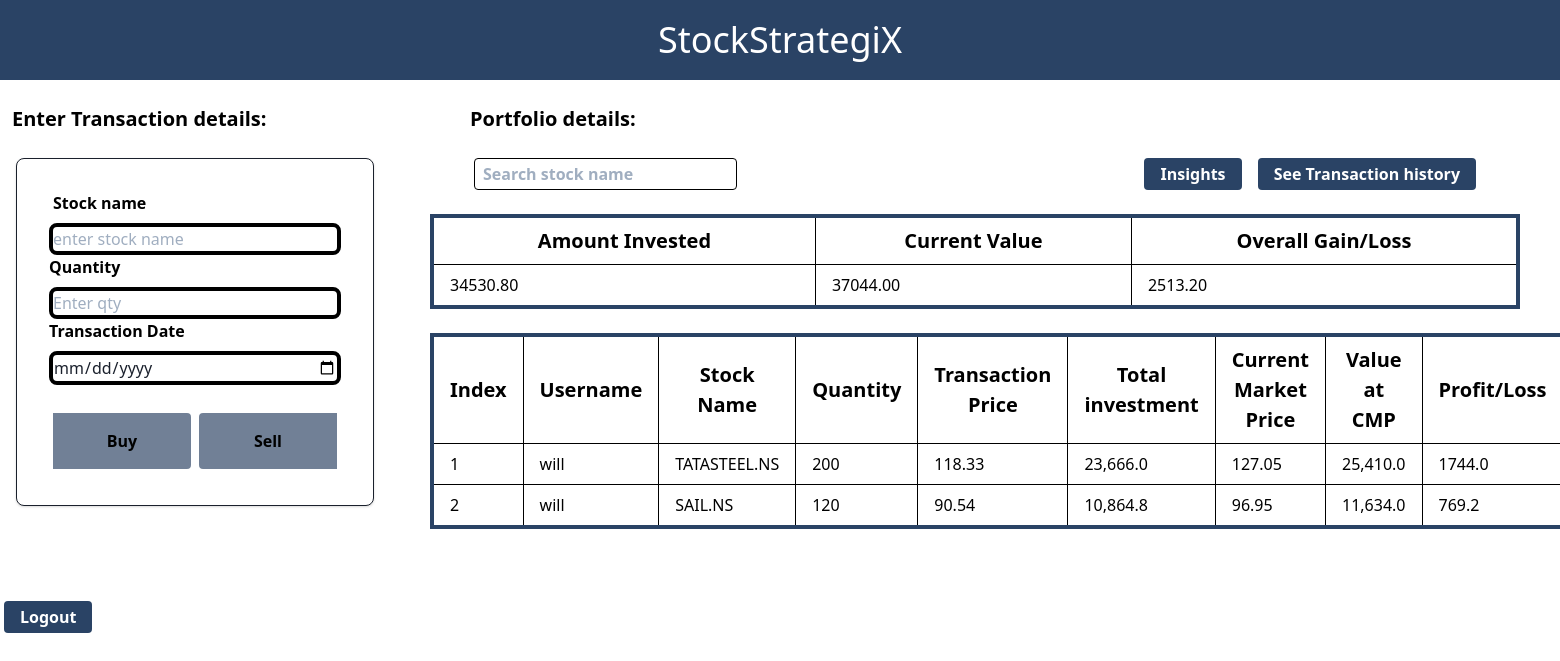
Page /transaction/will on the earlier database version.
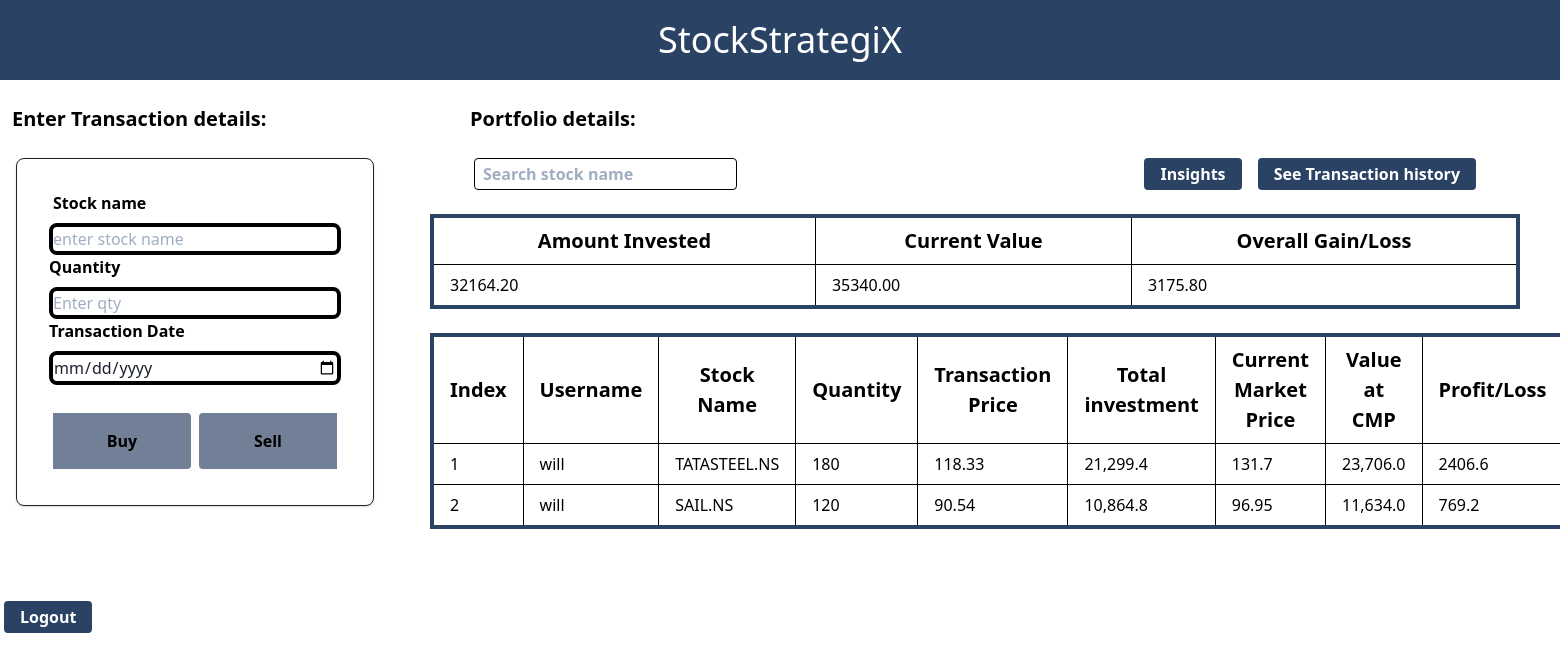
Same page on the later database version.
### tables this page shows
CREATE TABLE Portfoliouser(username txt, stockname TXT , qty INT ,todayvalue REAL, buyprice REAL, CMP REAL, VALUE_CMP REAL, PROFIT_LOSS REAL );

### routes/transaction_input.py (the view)
@transaction_route.route("/transaction/<username>", methods=[ "GET"])
def transaction_input(username):
    db_manager = DatabaseManager('database.db')
    portfolio_manager = PortfolioManager(db_manager)
    rows=portfolio_manager.get_portfolio_user(username)
    total_investment=portfolio_manager.get_buyprice_total(username)
    total_investment=round(total_investment[0][0],2)
    total_current_value=portfolio_manager.get_cmp_total(username)
    total_current_value=round(total_current_value[0][0],2)
    print(total_current_value)
    return render_template("app_pages/transaction_input.html",rows=rows,total_investment=total_investment,
                           total_current_value=total_current_value)

### db_manager.py (called while the page is built)
    def execute(self,query,args):
        self.cursor.execute(query,args)
        self.connection.commit()
        return self.cursor.fetchall()

    def get_portfolio_user(self, username):
        return self.db.execute("SELECT * from Portfoliouser where username=?", (username,))

    def get_buyprice_total(self,username):
        return self.db.execute("SELECT SUM(buyprice) from Portfoliouser where username=?",(username,))

    def get_cmp_total(self,username):
        return self.db.execute("SELECT SUM(VALUE_CMP) from Portfoliouser where username=?",(username,))

### templates/app_pages/transaction_input.html (shortened to what the changed rows need)
{% extends 'app_pages/base.html' %}
{% block content %}
    <div class="flex font-sans">
        <div class="w-1/4 mx-2">
            <h2 class="w-full text-xl font-bold mx-1">Enter Transaction details: </h2>
            <br>
        </div>
        <div class="w-3/4">
            <h2 class="text-xl font-bold mx-20">Portfolio details:</h2>
            <br>
            <br>
            <div class="mx-10 ">
                <table id="stable" class="w-full table-auto border-collapse border-4 border-blue-900">
                    <tr class="text-xl">
                        <th class="border border-black px-4 py-2">Amount Invested</th>
                        <th class="border border-black px-4 py-2">Current Value</th>
                        <th class="border border-black px-4 py-2">Overall Gain/Loss</th>
                    </tr>
                    <tbody>
                        <tr class="hover:bg-blue-800 hover:text-white font-medium">
                            <td class="border border-black px-4 py-2">{{ "%.2f"|format(total_investment)}}</td>
                            <td class="border border-black px-4 py-2">{{ "%.2f"|format(total_current_value) }}</td>
                            <td class="border border-black px-4 py-2">{{ "%.2f"|format(total_current_value - total_investment) }}</td>
                        </tr>
                    </tbody>
                </table>
            </div>
            <br>
            <div class="mx-10 ">
                <table id="stable" class="w-full table-auto border-collapse border-4 border-blue-900">
                    <tr class="text-xl">
                        <th class="border border-black px-4 py-2">Index</th>
                        <th class="border border-black px-4 py-2">Username</th>
                        <th class="border border-black px-4 py-2">Stock Name</th>
                        <th class="border border-black px-4 py-2">Quantity</th>
                        <th class="border border-black px-4 py-2">Transaction Price</th>
                        <th class="border border-black px-4 py-2">Total investment</th>
                        <th class="border border-black px-4 py-2">Current Market Price</th>
                        <th class="border border-black px-4 py-2">Value at CMP</th>
                        <th class="border border-black px-4 py-2">Profit/Loss</th>
                    </tr>
                    <tbody>
                        {% for row in rows %}
                        <tr class="hover:bg-blue-800 hover:text-white font-medium">
                            <td class="border border-black px-4 py-2">{{ loop.index }}</td>
                            <td class="border border-black px-4 py-2">{{ row[0] }}</td>
                            <td class="border border-black px-4 py-2">{{ row[1] }}</td>
                            <td class="border border-black px-4 py-2">{{ '{:,}'.format(row[2]) }}</td>
                            <td class="border border-black px-4 py-2">{{ '{:,}'.format(row[3]) }}</td>
                            <td class="border border-black px-4 py-2">{{ '{:,}'.format(row[4]) }}</td>
                            <td class="border border-black px-4 py-2">{{ '{:,}'.format(row[5]) }}</td>
                            <td class="border border-black px-4 py-2">{{ '{:,}'.format(row[6]) }}</td>
                            <td class="border border-black px-4 py-2">{{ row[7] }}</td>
                        </tr>
                        {% endfor %}
                    </tbody>
                </table>
            </div>
        </div>
    </div>
    <br>
                <br>
    <br>
{% endblock %}

Differences in the rows shown:
changed Portfoliouser "TATASTEEL.NS": qty "200" → "180"; buyprice "23,666.0" → "21,299.4"; CMP "127.05" → "131.7"; VALUE_CMP "25,410.0" → "23,706.0"; PROFIT_LOSS "1744.0" → "2406.6"
Other differences:
{{ "%.2f"|format(total_investment) }}: "34530.80" → "32164.20"
{{ "%.2f"|format(total_current_value) }}: "37044.00" → "35340.00"
{{ "%.2f"|format(total_current_value - total_investment) }}: "2513.20" → "3175.80"
